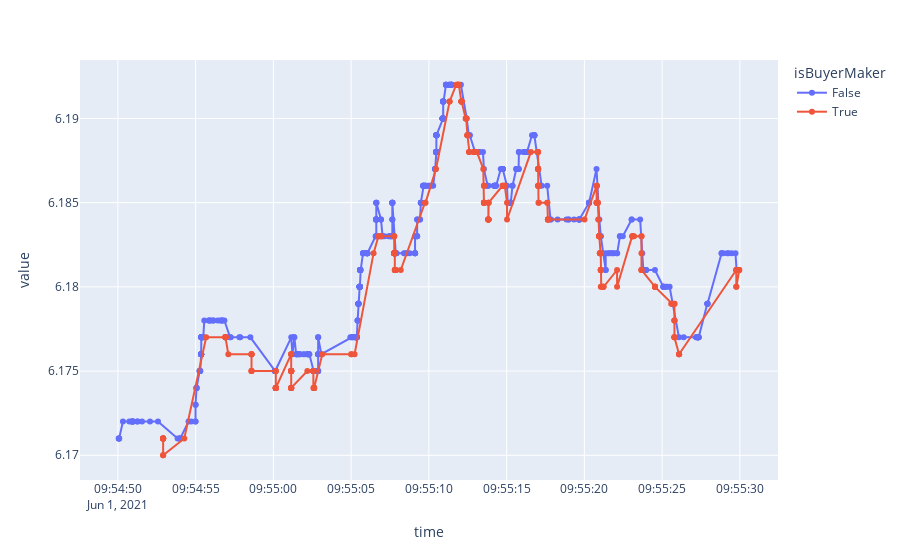

Here is the notebook cell this chart was saved with:
### Code cell
fig = px.line(zoomed_in, x="time", y=["price"],
#               hover_data={"time": "|%B %d, %Y"},
              color = "isBuyerMaker"
             ).update_traces(mode='lines+markers')
# fig.update_xaxes(
#     dtick="MIN1",
#     tickformat="%b\n%d")
fig.show()

### Figure 1 — Plotly figure (JSON) as saved in the notebook; plotly's stock layout.template omitted (floating-point values rounded to 4 significant figures; data arrays with more than 128 entries replaced by an {"elided": "..."} marker saying what was removed)
{"data": [{"hovertemplate": "isBuyerMaker=False<br>variable=price<br>time=%{x}<br>value=%{y}<extra></extra>", "legendgroup": "False", "line": {"color": "#636efa", "dash": "solid"}, "mode": "lines+markers", "name": "False", "orientation": "v", "showlegend": true, "type": "scatter", "x": {"elided": "465 str values"}, "xaxis": "x", "y": {"elided": "465 float values"}, "yaxis": "y"}, {"hovertemplate": "isBuyerMaker=True<br>variable=price<br>time=%{x}<br>value=%{y}<extra></extra>", "legendgroup": "True", "line": {"color": "#EF553B", "dash": "solid"}, "mode": "lines+markers", "name": "True", "orientation": "v", "showlegend": true, "type": "scatter", "x": {"elided": "298 str values"}, "xaxis": "x", "y": {"elided": "298 float values"}, "yaxis": "y"}], "layout": {"legend": {"title": {"text": "isBuyerMaker"}, "tracegroupgap": 0}, "margin": {"t": 60}, "xaxis": {"anchor": "y", "domain": [0, 1], "title": {"text": "time"}}, "yaxis": {"anchor": "x", "domain": [0, 1], "title": {"text": "value"}}}}
